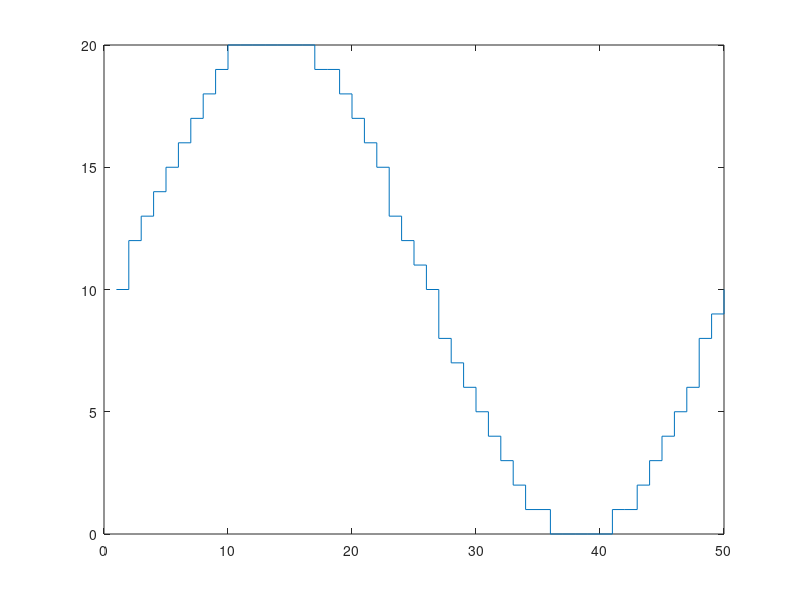

Write the MATLAB code that produced this figure.
x = linspace(0, 2*pi, 50);
y = 0.5*20.46*sin(x) + 0.5*20.46;
y = round(y)
figure
stairs(y)

%y = 0.5*204*sawtooth(x) + 0.5*204;
%y = round(y)
%stairs(y)

%y = 0.5*204*sawtooth(x, 0.5) + 0.5*204;
%y = round(y)
%stairs(y)